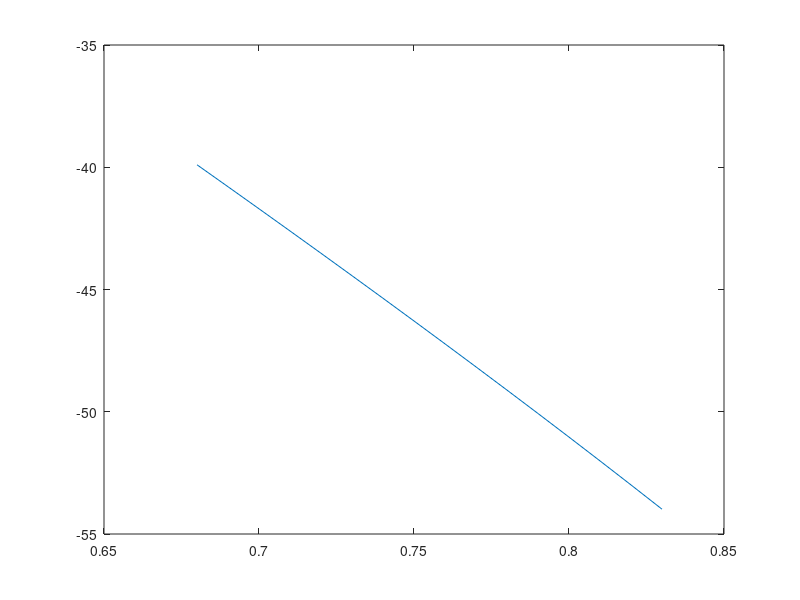

Reproduce this figure in MATLAB.
clear all
%%
Focal_Length=2000;  %micron Zemax notation, physical focal length/image space RI
Order=-1;
Wavelength=[0.68:0.01:0.83]+0;    
Theta_In=23.5;
Grating_Pitch=1500; %1144   1000
Aperture_Diameter=1.35;   %%2.2 1.35
Total_Pitch=Grating_Pitch*Aperture_Diameter/cos(Theta_In/180*pi);
Wavelength_Resolution=abs(mean(Wavelength)/Total_Pitch/Order);
RI_Inc=1.85;
RI_Out=1;
d=1000/Grating_Pitch;
FOV_Simulated=550;  %micron 223 550
Number_of_Resolvable_Point=abs(Wavelength(end)-Wavelength(1))/Wavelength_Resolution;

%
Theta_Out=zeros(length(Wavelength),1);
for p=1:length(Wavelength)
    Theta_Out(p)=asin((RI_Inc*sin(Theta_In/180*pi)+Order*Wavelength(p)/d)/RI_Out)/pi*180;
end
Divergence_Angle=abs(Theta_Out(end)-Theta_Out(1));
FOV_Estimated=abs(Focal_Length*tan(Divergence_Angle/2/180*pi))*2;
%Forward View
plot(Wavelength,Theta_Out-Theta_In);
Spectral_Spatial_Resolution=abs(Wavelength_Resolution/(Wavelength(end)-Wavelength(1))*FOV_Estimated);
Theta_Out_Mean=mean(Theta_Out);
%Littrow
%plot(Wavelength,Theta_Out+Theta_In);

%% Image Space NA
RI=1;
R=0.52;
f=2;
NAi=RI*sin(atan(R/f));